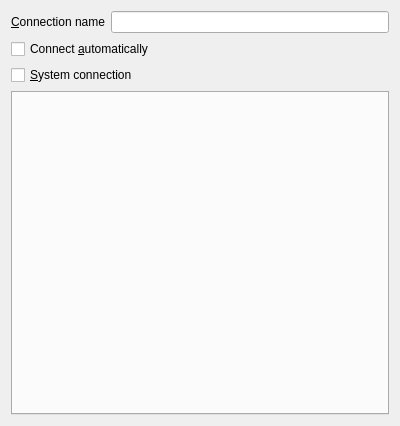
<ui version="4.0" >
 <class>ConnectionSettingsWidget</class>
 <widget class="QWidget" name="ConnectionSettingsWidget" >
  <property name="geometry" >
   <rect>
    <x>0</x>
    <y>0</y>
    <width>400</width>
    <height>426</height>
   </rect>
  </property>
  <property name="windowTitle" >
   <string>Form</string>
  </property>
  <layout class="QVBoxLayout" name="verticalLayout" >
   <item>
    <layout class="QHBoxLayout" name="horizontalLayout" >
     <item>
      <widget class="QLabel" name="label" >
       <property name="text" >
        <string>&amp;Connection name</string>
       </property>
       <property name="buddy" >
        <cstring>name</cstring>
       </property>
      </widget>
     </item>
     <item>
      <widget class="KLineEdit" name="name" />
     </item>
    </layout>
   </item>
   <item>
    <widget class="QCheckBox" name="kcfg_autoconnect" >
     <property name="text" >
      <string>Connect &amp;automatically</string>
     </property>
    </widget>
   </item>
   <item>
    <widget class="QCheckBox" name="system" >
     <property name="text" >
      <string>&amp;System connection</string>
     </property>
    </widget>
   </item>
   <item>
    <widget class="KTabWidget" name="tabwidget" />
   </item>
  </layout>
 </widget>
 <customwidgets>
  <customwidget>
   <class>KLineEdit</class>
   <extends>QLineEdit</extends>
   <header>klineedit.h</header>
  </customwidget>
  <customwidget>
   <class>KTabWidget</class>
   <extends>QTabWidget</extends>
   <header>ktabwidget.h</header>
   <container>1</container>
  </customwidget>
 </customwidgets>
 <resources/>
 <connections/>
</ui>
